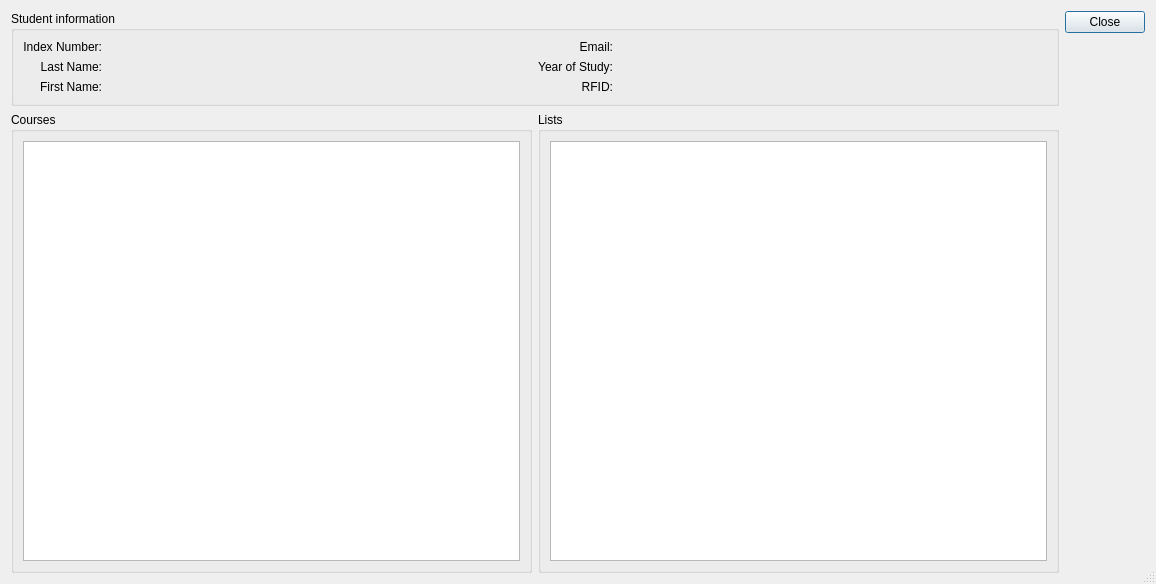
<?xml version="1.0" encoding="UTF-8"?>
<ui version="4.0">
 <class>StudentDetailsDialog</class>
 <widget class="QDialog" name="StudentDetailsDialog">
  <property name="geometry">
   <rect>
    <x>0</x>
    <y>0</y>
    <width>1156</width>
    <height>584</height>
   </rect>
  </property>
  <property name="windowTitle">
   <string>Student information</string>
  </property>
  <property name="sizeGripEnabled">
   <bool>true</bool>
  </property>
  <property name="modal">
   <bool>true</bool>
  </property>
  <layout class="QHBoxLayout" name="horizontalLayout_5">
   <item>
    <layout class="QVBoxLayout" name="verticalLayout">
     <item>
      <widget class="QGroupBox" name="studentInfoGroupBox">
       <property name="title">
        <string>Student information</string>
       </property>
       <layout class="QHBoxLayout" name="horizontalLayout">
        <item>
         <layout class="QGridLayout" name="gridLayout" columnstretch="0,1">
          <item row="0" column="0">
           <widget class="QLabel" name="label">
            <property name="text">
             <string>Index Number:</string>
            </property>
            <property name="alignment">
             <set>Qt::AlignRight|Qt::AlignTrailing|Qt::AlignVCenter</set>
            </property>
           </widget>
          </item>
          <item row="0" column="1">
           <widget class="QLabel" name="indexNumber">
            <property name="font">
             <font>
              <weight>75</weight>
              <bold>true</bold>
             </font>
            </property>
            <property name="text">
             <string/>
            </property>
           </widget>
          </item>
          <item row="1" column="0">
           <widget class="QLabel" name="label_2">
            <property name="text">
             <string>Last Name:</string>
            </property>
            <property name="alignment">
             <set>Qt::AlignRight|Qt::AlignTrailing|Qt::AlignVCenter</set>
            </property>
           </widget>
          </item>
          <item row="1" column="1">
           <widget class="QLabel" name="lastName">
            <property name="font">
             <font>
              <weight>75</weight>
              <bold>true</bold>
             </font>
            </property>
            <property name="text">
             <string/>
            </property>
           </widget>
          </item>
          <item row="2" column="0">
           <widget class="QLabel" name="label_3">
            <property name="text">
             <string>First Name:</string>
            </property>
            <property name="alignment">
             <set>Qt::AlignRight|Qt::AlignTrailing|Qt::AlignVCenter</set>
            </property>
           </widget>
          </item>
          <item row="2" column="1">
           <widget class="QLabel" name="firstName">
            <property name="font">
             <font>
              <weight>75</weight>
              <bold>true</bold>
             </font>
            </property>
            <property name="text">
             <string/>
            </property>
           </widget>
          </item>
         </layout>
        </item>
        <item>
         <layout class="QGridLayout" name="gridLayout_2" columnstretch="0,1">
          <item row="0" column="0">
           <widget class="QLabel" name="label_4">
            <property name="text">
             <string>Email:</string>
            </property>
            <property name="alignment">
             <set>Qt::AlignRight|Qt::AlignTrailing|Qt::AlignVCenter</set>
            </property>
           </widget>
          </item>
          <item row="0" column="1">
           <widget class="QLabel" name="email">
            <property name="font">
             <font>
              <weight>75</weight>
              <bold>true</bold>
             </font>
            </property>
            <property name="text">
             <string/>
            </property>
           </widget>
          </item>
          <item row="1" column="0">
           <widget class="QLabel" name="label_5">
            <property name="text">
             <string>Year of Study:</string>
            </property>
            <property name="alignment">
             <set>Qt::AlignRight|Qt::AlignTrailing|Qt::AlignVCenter</set>
            </property>
           </widget>
          </item>
          <item row="1" column="1">
           <widget class="QLabel" name="yearOfStudy">
            <property name="font">
             <font>
              <weight>75</weight>
              <bold>true</bold>
             </font>
            </property>
            <property name="text">
             <string/>
            </property>
           </widget>
          </item>
          <item row="2" column="0">
           <widget class="QLabel" name="label_6">
            <property name="sizePolicy">
             <sizepolicy hsizetype="Preferred" vsizetype="Preferred">
              <horstretch>0</horstretch>
              <verstretch>0</verstretch>
             </sizepolicy>
            </property>
            <property name="text">
             <string>RFID:</string>
            </property>
            <property name="alignment">
             <set>Qt::AlignRight|Qt::AlignTrailing|Qt::AlignVCenter</set>
            </property>
           </widget>
          </item>
          <item row="2" column="1">
           <widget class="QLabel" name="rfid">
            <property name="font">
             <font>
              <weight>75</weight>
              <bold>true</bold>
             </font>
            </property>
            <property name="text">
             <string/>
            </property>
           </widget>
          </item>
         </layout>
        </item>
       </layout>
      </widget>
     </item>
     <item>
      <layout class="QHBoxLayout" name="horizontalLayout_4">
       <item>
        <widget class="QGroupBox" name="studentCoursesGroupBox">
         <property name="title">
          <string>Courses</string>
         </property>
         <layout class="QHBoxLayout" name="horizontalLayout_2">
          <item>
           <widget class="QTableView" name="coursesTableView">
            <property name="editTriggers">
             <set>QAbstractItemView::NoEditTriggers</set>
            </property>
            <property name="alternatingRowColors">
             <bool>true</bool>
            </property>
            <property name="selectionMode">
             <enum>QAbstractItemView::SingleSelection</enum>
            </property>
            <property name="selectionBehavior">
             <enum>QAbstractItemView::SelectRows</enum>
            </property>
            <property name="sortingEnabled">
             <bool>true</bool>
            </property>
           </widget>
          </item>
         </layout>
        </widget>
       </item>
       <item>
        <widget class="QGroupBox" name="studentListsGroupBox">
         <property name="title">
          <string>Lists</string>
         </property>
         <layout class="QHBoxLayout" name="horizontalLayout_3">
          <item>
           <widget class="QTableView" name="listsTableView">
            <property name="editTriggers">
             <set>QAbstractItemView::NoEditTriggers</set>
            </property>
            <property name="alternatingRowColors">
             <bool>true</bool>
            </property>
            <property name="selectionMode">
             <enum>QAbstractItemView::SingleSelection</enum>
            </property>
            <property name="selectionBehavior">
             <enum>QAbstractItemView::SelectRows</enum>
            </property>
            <property name="sortingEnabled">
             <bool>true</bool>
            </property>
           </widget>
          </item>
         </layout>
        </widget>
       </item>
      </layout>
     </item>
    </layout>
   </item>
   <item>
    <widget class="QDialogButtonBox" name="buttonBox">
     <property name="orientation">
      <enum>Qt::Vertical</enum>
     </property>
     <property name="standardButtons">
      <set>QDialogButtonBox::Close</set>
     </property>
    </widget>
   </item>
  </layout>
 </widget>
 <resources/>
 <connections/>
</ui>
